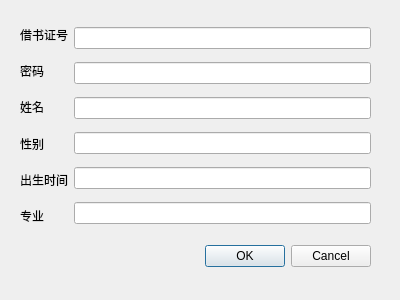
<?xml version="1.0" encoding="UTF-8"?>
<ui version="4.0">
 <class>AddreaderDialog</class>
 <widget class="QDialog" name="AddreaderDialog">
  <property name="geometry">
   <rect>
    <x>0</x>
    <y>0</y>
    <width>400</width>
    <height>300</height>
   </rect>
  </property>
  <property name="windowTitle">
   <string>添加读者</string>
  </property>
  <widget class="QDialogButtonBox" name="buttonBox">
   <property name="geometry">
    <rect>
     <x>30</x>
     <y>240</y>
     <width>341</width>
     <height>32</height>
    </rect>
   </property>
   <property name="orientation">
    <enum>Qt::Horizontal</enum>
   </property>
   <property name="standardButtons">
    <set>QDialogButtonBox::Cancel|QDialogButtonBox::Ok</set>
   </property>
  </widget>
  <widget class="QWidget" name="horizontalLayoutWidget">
   <property name="geometry">
    <rect>
     <x>20</x>
     <y>20</y>
     <width>351</width>
     <height>211</height>
    </rect>
   </property>
   <layout class="QHBoxLayout" name="horizontalLayout">
    <item>
     <layout class="QVBoxLayout" name="verticalLayout">
      <item>
       <widget class="QLabel" name="label">
        <property name="text">
         <string>借书证号</string>
        </property>
       </widget>
      </item>
      <item>
       <widget class="QLabel" name="label_2">
        <property name="text">
         <string>密码</string>
        </property>
       </widget>
      </item>
      <item>
       <widget class="QLabel" name="label_3">
        <property name="text">
         <string>姓名</string>
        </property>
       </widget>
      </item>
      <item>
       <widget class="QLabel" name="label_4">
        <property name="text">
         <string>性别</string>
        </property>
       </widget>
      </item>
      <item>
       <widget class="QLabel" name="label_5">
        <property name="text">
         <string>出生时间</string>
        </property>
       </widget>
      </item>
      <item>
       <widget class="QLabel" name="label_6">
        <property name="text">
         <string>专业</string>
        </property>
       </widget>
      </item>
     </layout>
    </item>
    <item>
     <layout class="QVBoxLayout" name="verticalLayout_2">
      <item>
       <widget class="QLineEdit" name="lineEdit_cardid"/>
      </item>
      <item>
       <widget class="QLineEdit" name="lineEdit_pwd"/>
      </item>
      <item>
       <widget class="QLineEdit" name="lineEdit_name"/>
      </item>
      <item>
       <widget class="QLineEdit" name="lineEdit_sex"/>
      </item>
      <item>
       <widget class="QLineEdit" name="lineEdit_birth"/>
      </item>
      <item>
       <widget class="QLineEdit" name="lineEdit_major"/>
      </item>
     </layout>
    </item>
   </layout>
  </widget>
 </widget>
 <resources/>
 <connections>
  <connection>
   <sender>buttonBox</sender>
   <signal>accepted()</signal>
   <receiver>AddreaderDialog</receiver>
   <slot>accept()</slot>
   <hints>
    <hint type="sourcelabel">
     <x>248</x>
     <y>254</y>
    </hint>
    <hint type="destinationlabel">
     <x>157</x>
     <y>274</y>
    </hint>
   </hints>
  </connection>
  <connection>
   <sender>buttonBox</sender>
   <signal>rejected()</signal>
   <receiver>AddreaderDialog</receiver>
   <slot>reject()</slot>
   <hints>
    <hint type="sourcelabel">
     <x>316</x>
     <y>260</y>
    </hint>
    <hint type="destinationlabel">
     <x>286</x>
     <y>274</y>
    </hint>
   </hints>
  </connection>
 </connections>
</ui>
